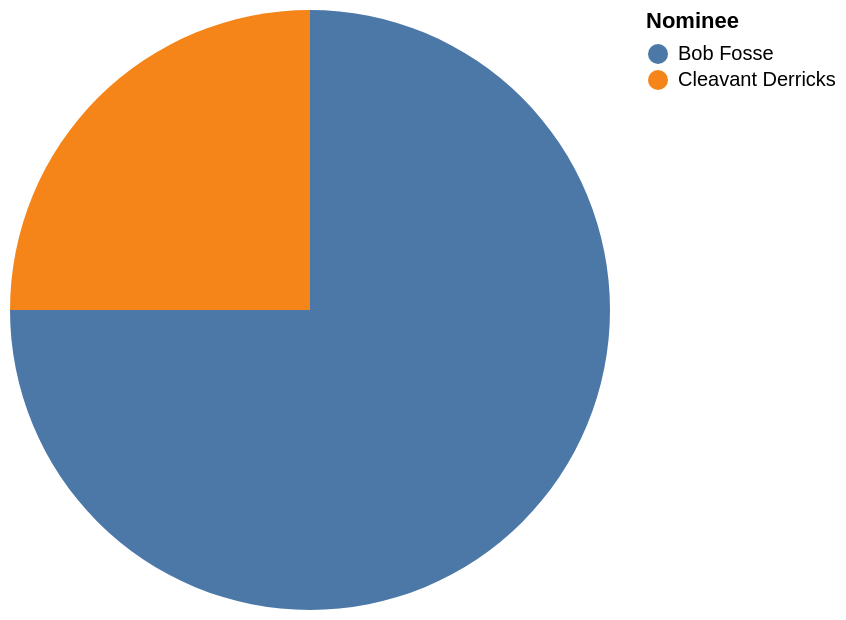

This figure's Vega-Lite source:
### Vega-Lite specification from a JSON file in a GitHub repository (floating-point values rounded to 4 significant figures)
{"data": {"values": [{"x_data": "Bob Fosse", "y_data": 3}, {"x_data": "Cleavant Derricks", "y_data": 1}]}, "mark": "arc", "encoding": {"theta": {"field": "y_data", "type": "quantitative", "title": "COUNT(Nominee)"}, "color": {"field": "x_data", "type": "nominal", "title": "Nominee"}}}
